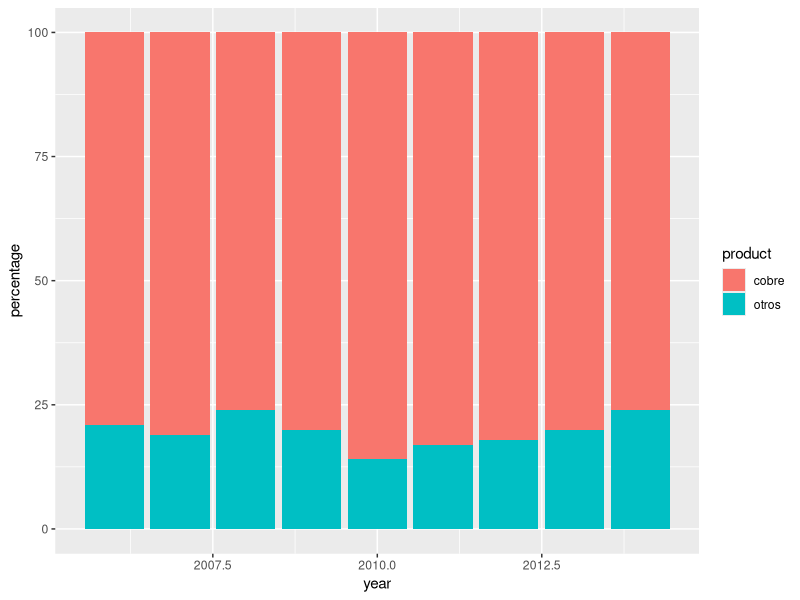
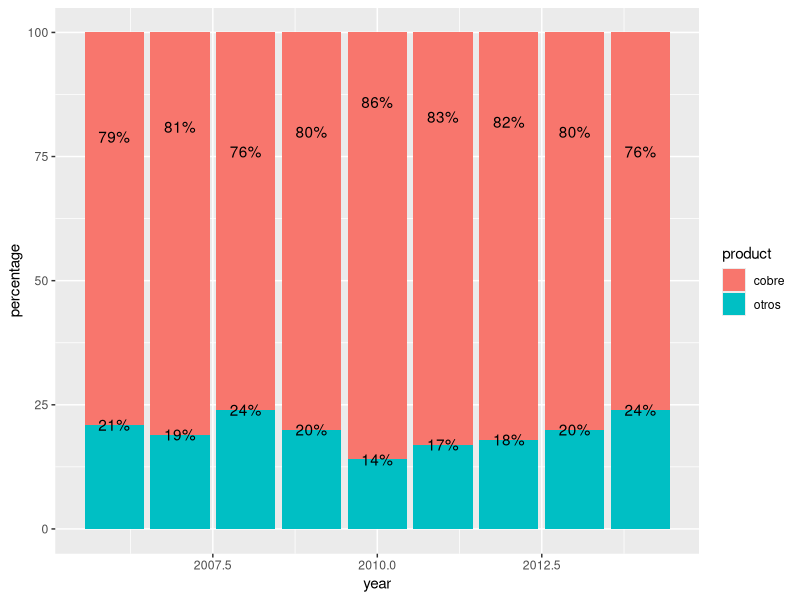
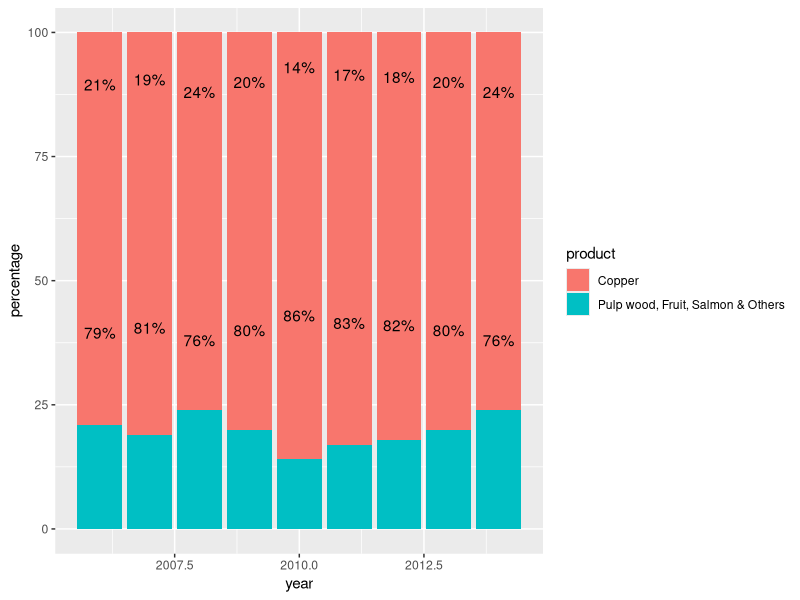
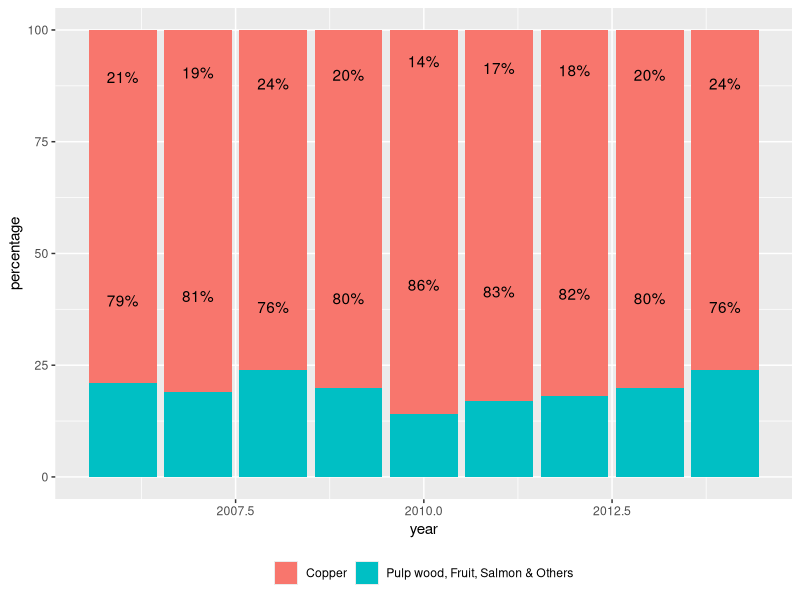
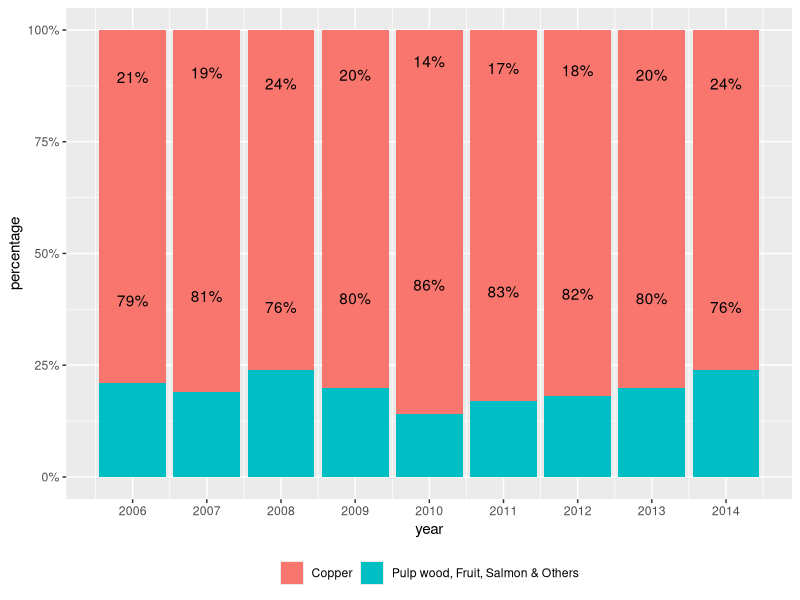
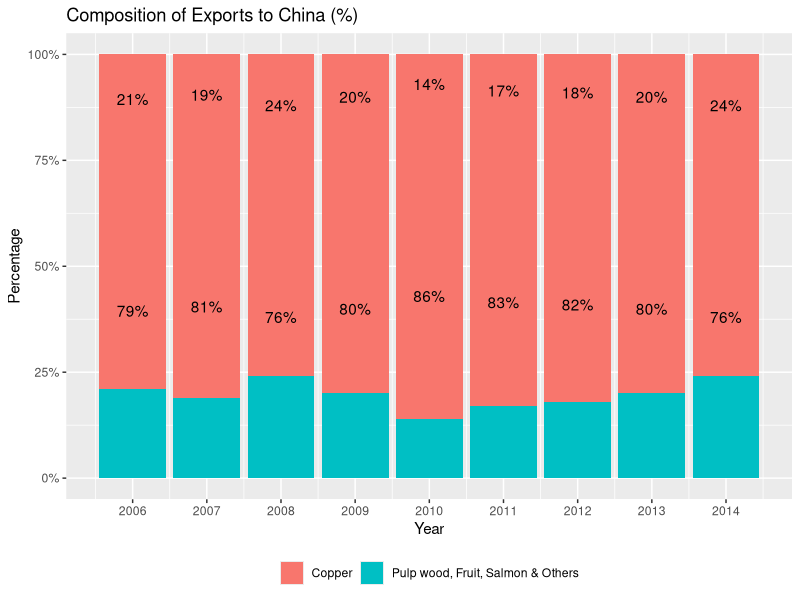
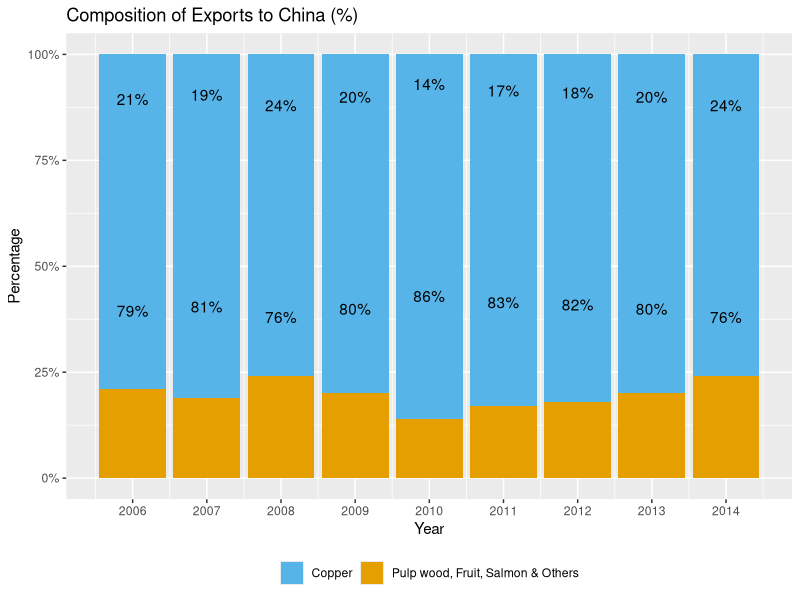
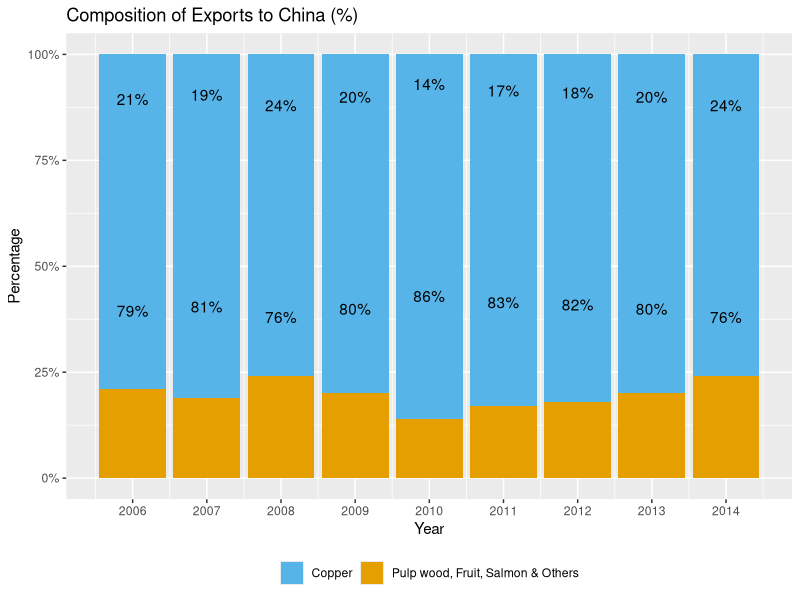

Here is the R script that generated these plots, in order:
## ---- chunk 1
library(ggplot2)

stackedchart.data <- read.csv("stackedchart.csv")
p10 <- ggplot() + geom_bar(aes(y = percentage, x = year, fill = product), data = stackedchart.data, stat="identity")
p10
## ---- chunk 2
p10 <- p10 + geom_text(data=stackedchart.data, aes(x = year, y = percentage, label = paste0(percentage,"%")))
p10
## ---- chunk 3
library(plyr)
stackedchart.data <- as.data.frame(stackedchart.data)
stackedchart.data$product <- factor(stackedchart.data$product, levels = c("cobre","otros"), labels = c("Copper","Pulp wood, Fruit, Salmon & Others"))
stackedchart.data <- ddply(stackedchart.data, .(year), transform, pos = cumsum(percentage) - (0.5 * percentage))
stackedchart.data <- ddply(stackedchart.data, .(year), transform, pos2 = cumsum(export) - (0.5 * export))

p10 <- ggplot() + geom_bar(aes(y = percentage, x = year, fill = product), data = stackedchart.data, stat="identity")
p10 <- p10 + geom_text(data=stackedchart.data, aes(x = year, y = pos, label = paste0(percentage,"%")))
p10
## ---- chunk 4
p10 <- p10 + theme(legend.position="bottom", legend.direction="horizontal", legend.title = element_blank())
p10
## ---- chunk 5
library(scales)
p10 <- p10 + scale_x_continuous(breaks=seq(2006,2014,1)) + scale_y_continuous(labels = dollar_format(suffix = "%", prefix = ""))
p10
## ---- chunk 6
p10 <- p10 + labs(x="Year", y="Percentage") + ggtitle("Composition of Exports to China (%)") 
p10
## ---- chunk 7
fill <- c("#56B4E9", "#E69F00")
p10 <- p10 + scale_fill_manual(values=fill)
p10
## ---- chunk 8
fill <- c("#56B4E9", "#E69F00")
p10 <- p10 + scale_fill_manual(values=fill)
p10
## ---- chunk 9
p10 <- ggplot() + 
  geom_bar(aes(y = percentage, x = year, fill = product), data = stackedchart.data, stat="identity") + 
  geom_text(data=stackedchart.data, aes(x = year, y = pos, label = paste0(percentage,"%")), colour="black", family="AdobeHeitiStd-Regular", size = 5) + 
  theme(legend.position="bottom", legend.direction="horizontal", legend.title = element_blank()) + 
  scale_x_continuous(breaks=seq(2006,2014,1)) + 
  scale_y_continuous(labels = dollar_format(suffix = "%", prefix = "")) + 
  labs(x="Year", y="Percentage") + 
  ggtitle("Composition of Exports to China (%)") + 
  scale_fill_manual(values=fill) + 
  theme(axis.line = element_line(size=1.5)) + 
  theme(panel.background = element_rect(fill="white"), panel.grid = element_line(colour="white")) + 
  theme(plot.title=element_text(family="AdobeHeitiStd-Regular"), text=element_text(family="AdobeHeitiStd-Regular"), axis.text.x=element_text(colour="black"), axis.text.y=element_text(colour="black")) 
p10
## ---- chunk 10
p10 <- ggplot() + 
  geom_bar(aes(y = percentage, x = year, fill = product), data = stackedchart.data, stat="identity") + 
  geom_text(data=stackedchart.data, aes(x = year, y = pos, label = paste0(percentage,"%")), colour="black", family="xkcd-Regular", size = 5) + 
  theme(legend.position="bottom", legend.direction="horizontal", legend.title = element_blank()) + 
  scale_x_continuous(breaks=seq(2006,2014,1)) + 
  scale_y_continuous(labels = dollar_format(suffix = "%", prefix = "")) + 
  labs(x="Year", y="Percentage") + 
  ggtitle("Composition of Exports to China (%)") + 
  scale_fill_manual(values=fill) + 
  theme(axis.line = element_line(size=1.5)) + 
  theme(panel.background = element_rect(fill="white"), panel.grid = element_line(colour="white")) + 
  theme(plot.title=element_text(family="xkcd-Regular"), text=element_text(family="xkcd-Regular"), axis.text.x=element_text(colour="black"), axis.text.y=element_text(colour="black")) 
p10
